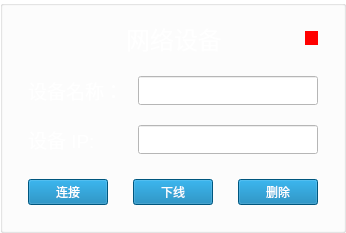
             <widget class="QGroupBox" name="netCar_4">
              <property name="styleSheet">
               <string notr="true">background-color: transparent;</string>
              </property>
              <property name="title">
               <string/>
              </property>
              <layout class="QGridLayout" name="gridLayout_16">
               <property name="leftMargin">
                <number>20</number>
               </property>
               <property name="topMargin">
                <number>15</number>
               </property>
               <property name="rightMargin">
                <number>20</number>
               </property>
               <property name="bottomMargin">
                <number>20</number>
               </property>
               <item row="0" column="0">
                <layout class="QVBoxLayout" name="verticalLayout_9" stretch="2,3,2">
                 <property name="spacing">
                  <number>20</number>
                 </property>
                 <property name="leftMargin">
                  <number>5</number>
                 </property>
                 <property name="rightMargin">
                  <number>5</number>
                 </property>
                 <item>
                  <layout class="QHBoxLayout" name="horizontalLayout_28" stretch="18,1">
                   <property name="spacing">
                    <number>15</number>
                   </property>
                   <property name="leftMargin">
                    <number>30</number>
                   </property>
                   <item>
                    <widget class="QLabel" name="label_23">
                     <property name="sizePolicy">
                      <sizepolicy hsizetype="Preferred" vsizetype="Preferred">
                       <horstretch>0</horstretch>
                       <verstretch>0</verstretch>
                      </sizepolicy>
                     </property>
                     <property name="text">
                      <string>&lt;html&gt;&lt;head/&gt;&lt;body&gt;&lt;p&gt;&lt;span style=&quot; font-size:18pt; color:#ffffff;&quot;&gt;网络设备&lt;/span&gt;&lt;/p&gt;&lt;/body&gt;&lt;/html&gt;</string>
                     </property>
                     <property name="alignment">
                      <set>Qt::AlignCenter</set>
                     </property>
                    </widget>
                   </item>
                   <item>
                    <widget class="QLabel" name="status_4">
                     <property name="sizePolicy">
                      <sizepolicy hsizetype="Preferred" vsizetype="Fixed">
                       <horstretch>0</horstretch>
                       <verstretch>0</verstretch>
                      </sizepolicy>
                     </property>
                     <property name="styleSheet">
                      <string notr="true">background-color: rgb(255, 0, 0);</string>
                     </property>
                     <property name="text">
                      <string/>
                     </property>
                    </widget>
                   </item>
                  </layout>
                 </item>
                 <item>
                  <layout class="QGridLayout" name="gridLayout_4">
                   <property name="horizontalSpacing">
                    <number>15</number>
                   </property>
                   <property name="verticalSpacing">
                    <number>20</number>
                   </property>
                   <item row="0" column="0">
                    <widget class="QLabel" name="label_24">
                     <property name="text">
                      <string>&lt;html&gt;&lt;head/&gt;&lt;body&gt;&lt;p&gt;&lt;span style=&quot; font-size:14pt; color:#ffffff;&quot;&gt;设备名称：&lt;/span&gt;&lt;/p&gt;&lt;/body&gt;&lt;/html&gt;</string>
                     </property>
                    </widget>
                   </item>
                   <item row="0" column="1">
                    <widget class="QLineEdit" name="netDevice_4">
                     <property name="sizePolicy">
                      <sizepolicy hsizetype="Expanding" vsizetype="Preferred">
                       <horstretch>0</horstretch>
                       <verstretch>0</verstretch>
                      </sizepolicy>
                     </property>
                     <property name="font">
                      <font>
                       <pointsize>12</pointsize>
                      </font>
                     </property>
                     <property name="styleSheet">
                      <string notr="true">color: rgb(0, 0, 0);
background-color: rgb(255, 255, 255);</string>
                     </property>
                     <property name="text">
                      <string/>
                     </property>
                     <property name="alignment">
                      <set>Qt::AlignCenter</set>
                     </property>
                    </widget>
                   </item>
                   <item row="1" column="0">
                    <widget class="QLabel" name="label_25">
                     <property name="text">
                      <string>&lt;html&gt;&lt;head/&gt;&lt;body&gt;&lt;p&gt;&lt;span style=&quot; font-size:14pt; color:#ffffff;&quot;&gt;设备   IP:&lt;/span&gt;&lt;/p&gt;&lt;/body&gt;&lt;/html&gt;</string>
                     </property>
                    </widget>
                   </item>
                   <item row="1" column="1">
                    <widget class="QLineEdit" name="netIP_4">
                     <property name="sizePolicy">
                      <sizepolicy hsizetype="Expanding" vsizetype="Preferred">
                       <horstretch>0</horstretch>
                       <verstretch>0</verstretch>
                      </sizepolicy>
                     </property>
                     <property name="font">
                      <font>
                       <pointsize>12</pointsize>
                      </font>
                     </property>
                     <property name="styleSheet">
                      <string notr="true">background-color: rgb(255, 255, 255);
color: rgb(0, 0, 0);</string>
                     </property>
                     <property name="text">
                      <string/>
                     </property>
                     <property name="alignment">
                      <set>Qt::AlignCenter</set>
                     </property>
                    </widget>
                   </item>
                  </layout>
                 </item>
                 <item>
                  <layout class="QHBoxLayout" name="horizontalLayout_29" stretch="1,1,1">
                   <property name="spacing">
                    <number>25</number>
                   </property>
                   <property name="topMargin">
                    <number>5</number>
                   </property>
                   <property name="bottomMargin">
                    <number>5</number>
                   </property>
                   <item>
                    <widget class="QPushButton" name="startButton_4">
                     <property name="sizePolicy">
                      <sizepolicy hsizetype="Preferred" vsizetype="Preferred">
                       <horstretch>0</horstretch>
                       <verstretch>0</verstretch>
                      </sizepolicy>
                     </property>
                     <property name="styleSheet">
                      <string notr="true">background-color: rgb(0, 120, 176);
color: rgb(255, 255, 255);</string>
                     </property>
                     <property name="text">
                      <string>连接</string>
                     </property>
                    </widget>
                   </item>
                   <item>
                    <widget class="QPushButton" name="stopButton_4">
                     <property name="sizePolicy">
                      <sizepolicy hsizetype="Preferred" vsizetype="Preferred">
                       <horstretch>0</horstretch>
                       <verstretch>0</verstretch>
                      </sizepolicy>
                     </property>
                     <property name="styleSheet">
                      <string notr="true">background-color: rgb(0, 120, 176);
color: rgb(255, 255, 255);</string>
                     </property>
                     <property name="text">
                      <string>下线</string>
                     </property>
                    </widget>
                   </item>
                   <item>
                    <widget class="QPushButton" name="delete_4">
                     <property name="sizePolicy">
                      <sizepolicy hsizetype="Preferred" vsizetype="Preferred">
                       <horstretch>0</horstretch>
                       <verstretch>0</verstretch>
                      </sizepolicy>
                     </property>
                     <property name="styleSheet">
                      <string notr="true">background-color: rgb(0, 120, 176);
color: rgb(255, 255, 255);</string>
                     </property>
                     <property name="text">
                      <string>删除</string>
                     </property>
                    </widget>
                   </item>
                  </layout>
                 </item>
                </layout>
               </item>
              </layout>
             </widget>
